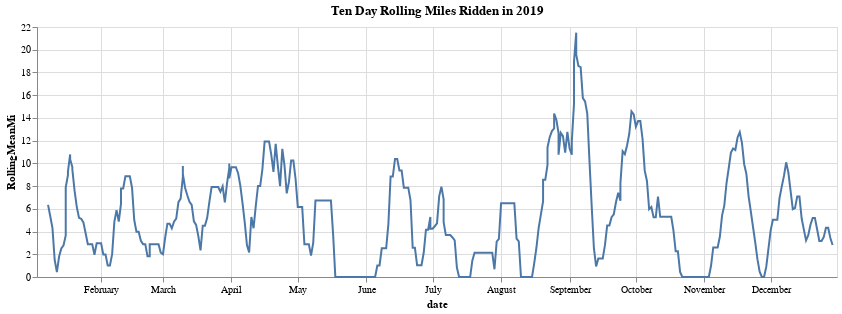

Notebook code for this chart:
### Code cell
cycling_distance_per_date['RollingMeanMi'] = cycling_distance_per_date['distance'].rolling(window=10, center=True).mean()

chart = alt.Chart(cycling_distance_per_date).mark_line().encode(
    x='date',
    y='RollingMeanMi:Q'
)
chart.properties(
    width=800,
    height=250,
    title='Ten Day Rolling Miles Ridden in 2019'
)

### Figure 1 — Vega-Lite specification as saved in the notebook (floating-point values rounded to 4 significant figures; data arrays with more than 128 entries replaced by an {"elided": "..."} marker saying what was removed)
{"$schema": "https://vega.github.io/schema/vega-lite/v3.4.0.json", "config": {"mark": {"tooltip": null}, "view": {"height": 300, "width": 400}}, "data": {"name": "data-dcc1042ece79dd4b8019620621fae598"}, "datasets": {"data-dcc1042ece79dd4b8019620621fae598": {"elided": "392 records"}}, "encoding": {"x": {"field": "date", "type": "temporal"}, "y": {"field": "RollingMeanMi", "type": "quantitative"}}, "height": 250, "mark": "line", "title": "Ten Day Rolling Miles Ridden in 2019", "width": 800}
